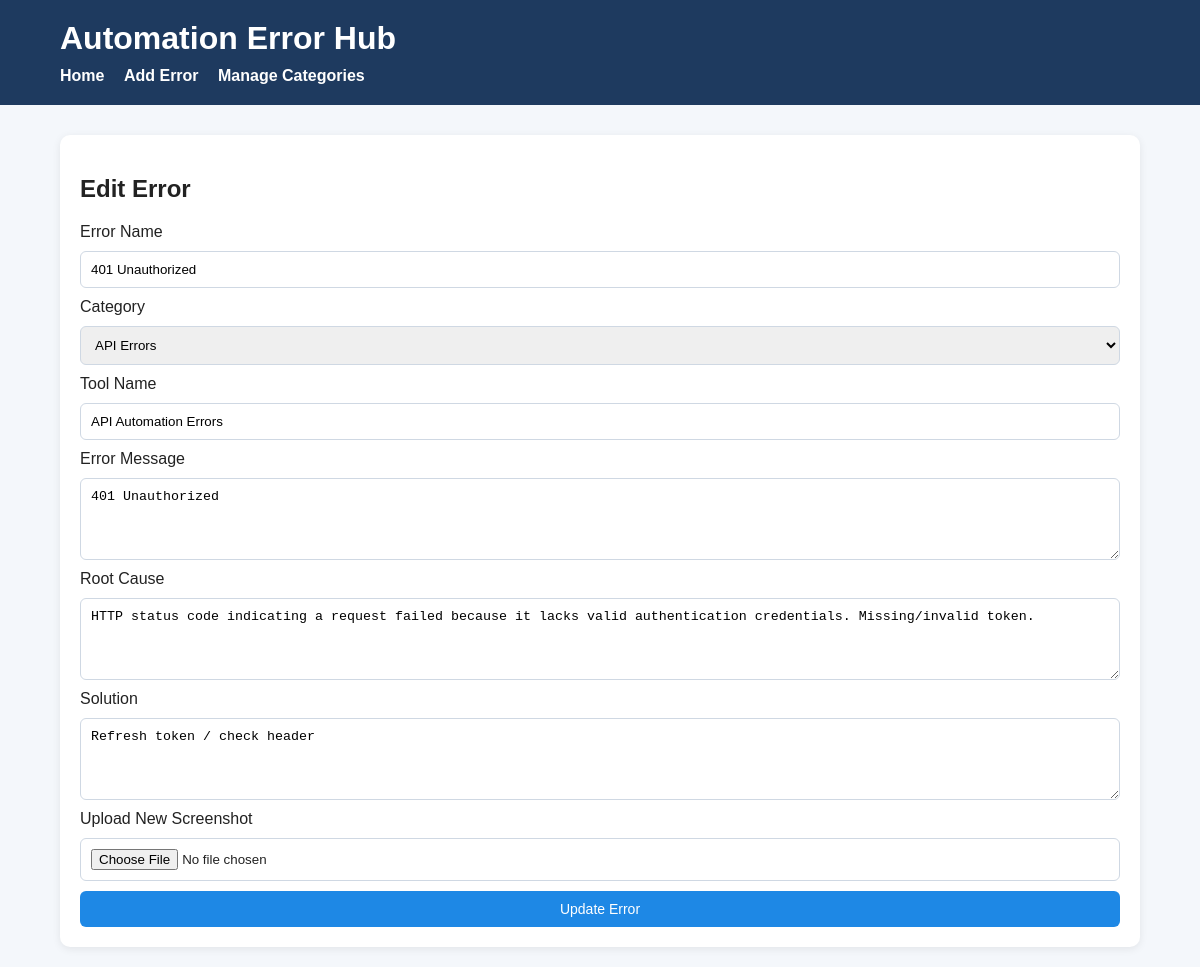
Screenshot of /edit/5 with the database file from the repository.
### tables this page shows
CREATE TABLE errors (
                id INTEGER PRIMARY KEY AUTOINCREMENT,
                error_name TEXT NOT NULL,
                category_id INTEGER,
                tool_name TEXT,
                error_message TEXT,
                root_cause TEXT,
                solution TEXT,
                image_path TEXT,
                FOREIGN KEY (category_id) REFERENCES categories(id)
            );

CREATE TABLE categories (
                id INTEGER PRIMARY KEY AUTOINCREMENT,
                name TEXT NOT NULL UNIQUE
            );

### app.py (the view, shortened to what this page needs)
@app.route("/edit/<int:error_id>", methods=["GET", "POST"])
def edit_error(error_id):
    error = ErrorModel.get_error_by_id(error_id)
    categories = CategoryModel.get_all_categories()
    if not error:
        return "<h3>Error not found.</h3><a href='/'>Back Home</a>"
    return render_template(
        "edit_error.html",
        error=error,
        categories=categories
    )

### database.py (called while the page is built)
    @staticmethod
    def get_connection():
        conn = sqlite3.connect(DB_NAME)
        conn.row_factory = sqlite3.Row
        return conn

### models/category_model.py (called while the page is built)
    @staticmethod
    def get_all_categories():
        conn = Database.get_connection()
        categories = conn.execute(
            "SELECT * FROM categories ORDER BY name"
        ).fetchall()
        conn.close()
        return categories

### models/error_model.py (called while the page is built)
    @staticmethod
    def get_error_by_id(error_id):
        conn = Database.get_connection()
        error = conn.execute("""
            SELECT errors.*, categories.name AS category_name
            FROM errors
            LEFT JOIN categories ON errors.category_id = categories.id
            WHERE errors.id = ?
        """, (error_id,)).fetchone()
        conn.close()
        return error

### templates/edit_error.html (shortened to what this page needs)
{% extends "base.html" %}
{% block content %}
<div class="card">
    <h2>Edit Error</h2>
    <form method="POST" enctype="multipart/form-data" class="form-grid">
        <label>Error Name</label>
        <input type="text" name="error_name" value="{{ error.error_name }}" required>
        <label>Category</label>
        <select name="category_id" required>
            {% for category in categories %}
                <option value="{{ category.id }}" {% if category.id == error.category_id %}selected{% endif %}>
                    {{ category.name }}
                </option>
            {% endfor %}
        </select>
        <label>Tool Name</label>
        <input type="text" name="tool_name" value="{{ error.tool_name or '' }}">
        <label>Error Message</label>
        <textarea name="error_message" rows="4">{{ error.error_message or '' }}</textarea>
        <label>Root Cause</label>
        <textarea name="root_cause" rows="4">{{ error.root_cause or '' }}</textarea>
        <label>Solution</label>
        <textarea name="solution" rows="4">{{ error.solution or '' }}</textarea>
        <label>Upload New Screenshot</label>
        <input type="file" name="image" accept="image/*">
        <button type="submit" class="btn btn-primary">Update Error</button>
    </form>
</div>
{% endblock %}

### static/style.css (style rules this page uses)
body { font-family: Arial, sans-serif; background: #f4f7fb; margin: 0; padding: 0; color: #222; }
.card { background: white; border-radius: 10px; padding: 20px; margin-bottom: 20px; box-shadow: 0 2px 8px rgba(0, 0, 0, 0.08); }
.form-grid { display: grid; gap: 10px; }
input[type="text"], select, textarea, input[type="file"] { width: 100%; padding: 10px; border: 1px solid #cfd8e3; border-radius: 6px; box-sizing: border-box; }
button, .btn { display: inline-block; padding: 10px 14px; border: none; border-radius: 6px; text-decoration: none; cursor: pointer; font-size: 14px; }
.btn-primary { background: #1e88e5; color: white; }

### rows the page displays
errors: error_name "401 Unauthorized", category_id "API Errors", tool_name "API Automation Errors", error_message "401 Unauthorized", root_cause "HTTP status code indicating a request failed because it lacks valid authentication credentials. Missing/invalid token.", solution "Refresh token / check header"
